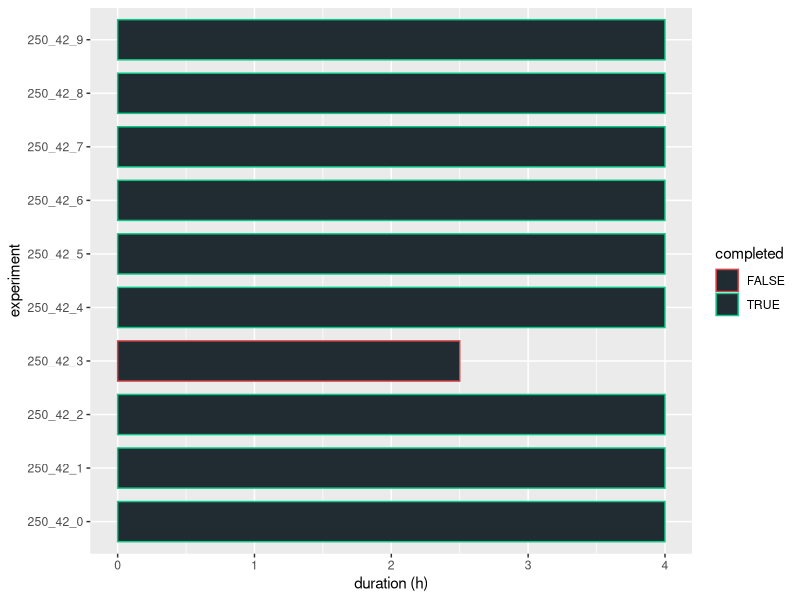
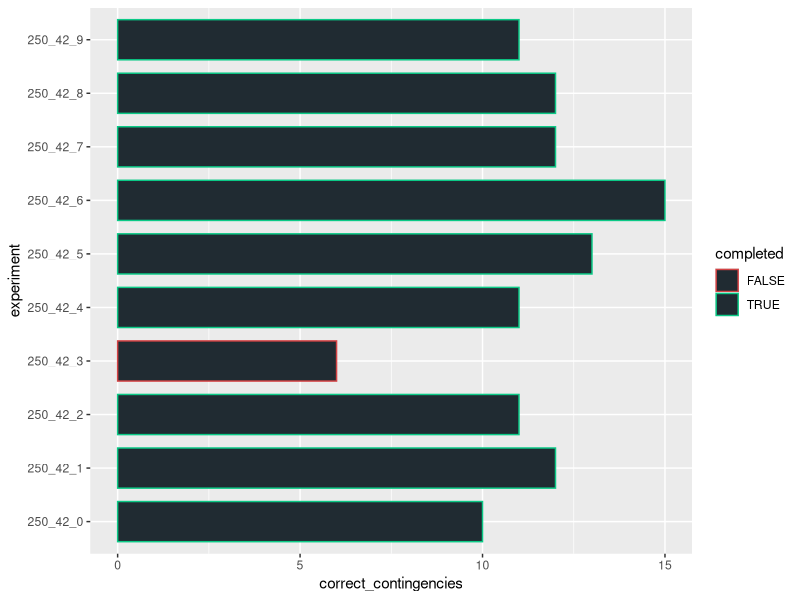
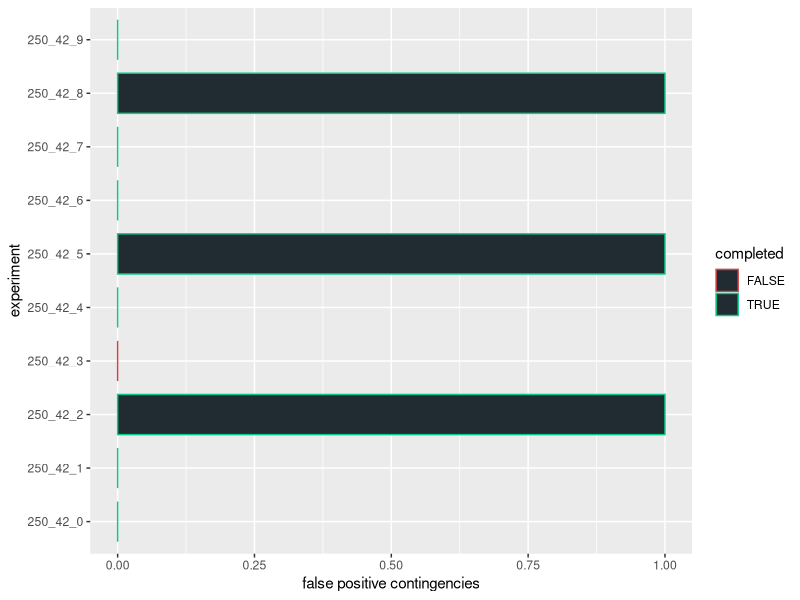
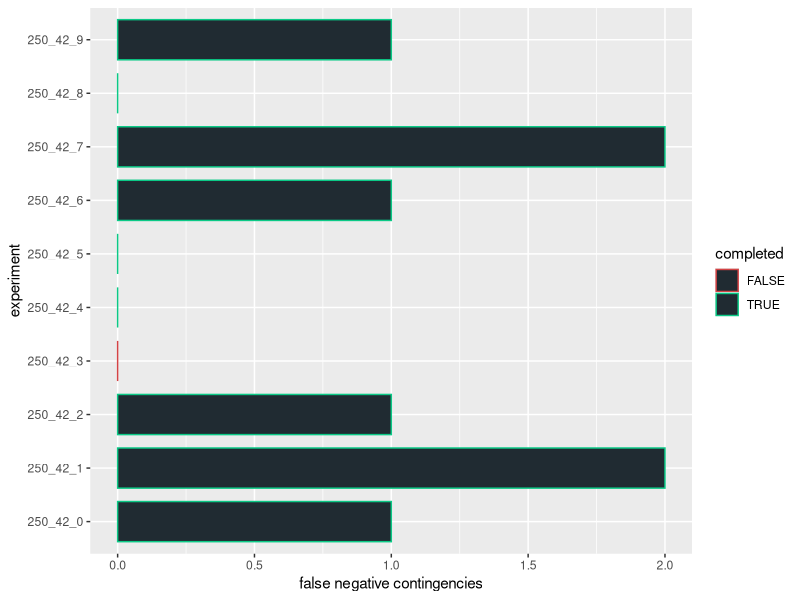
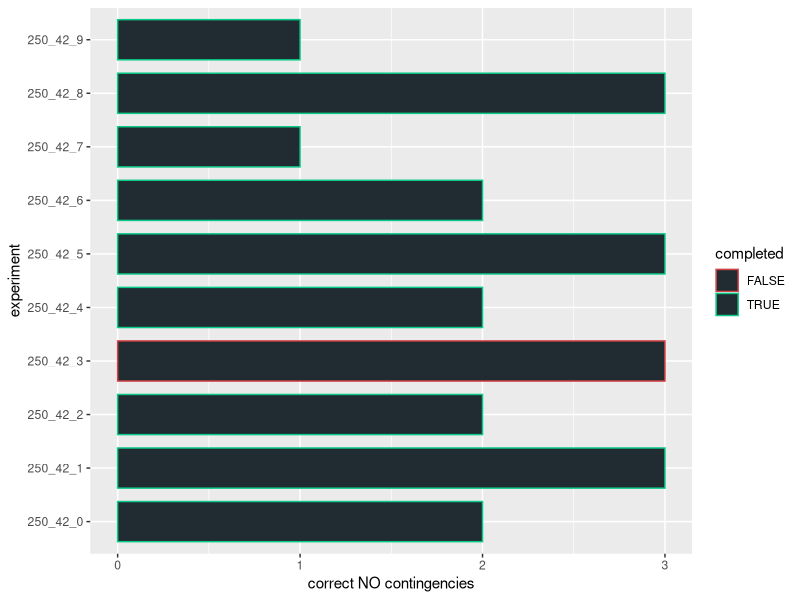
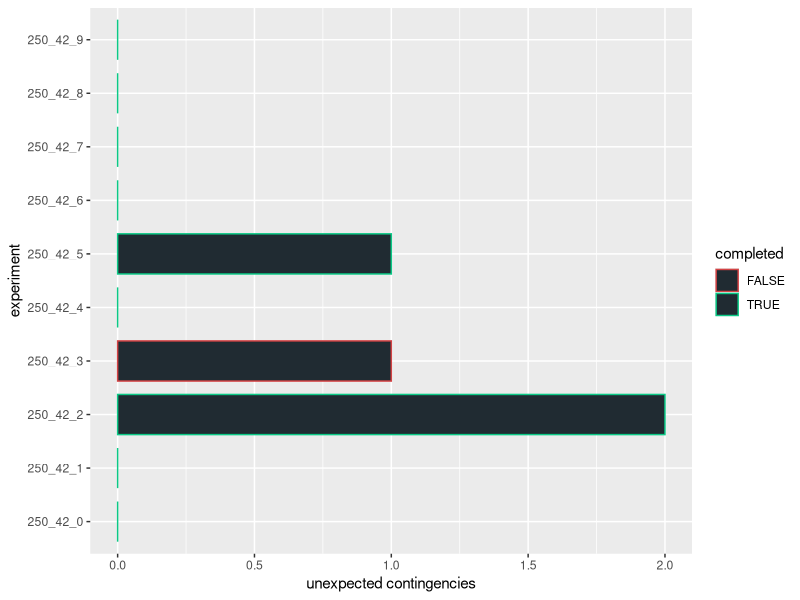
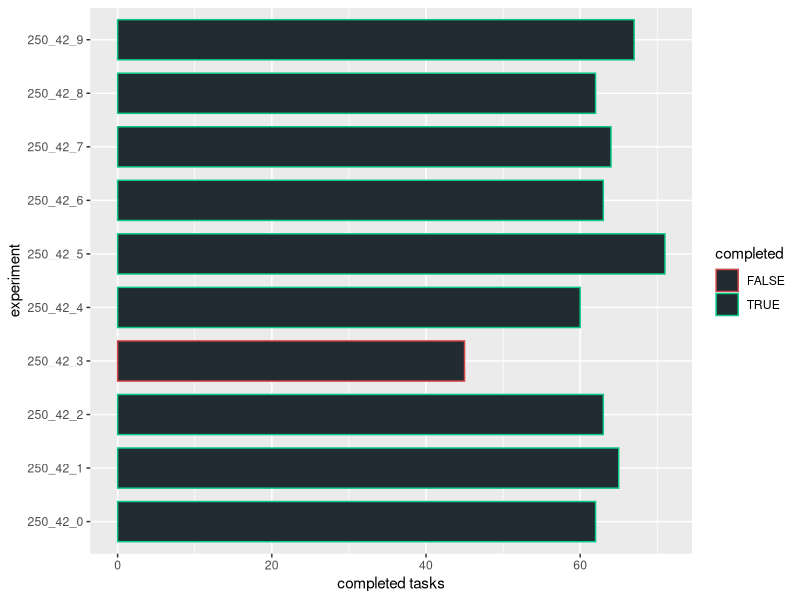
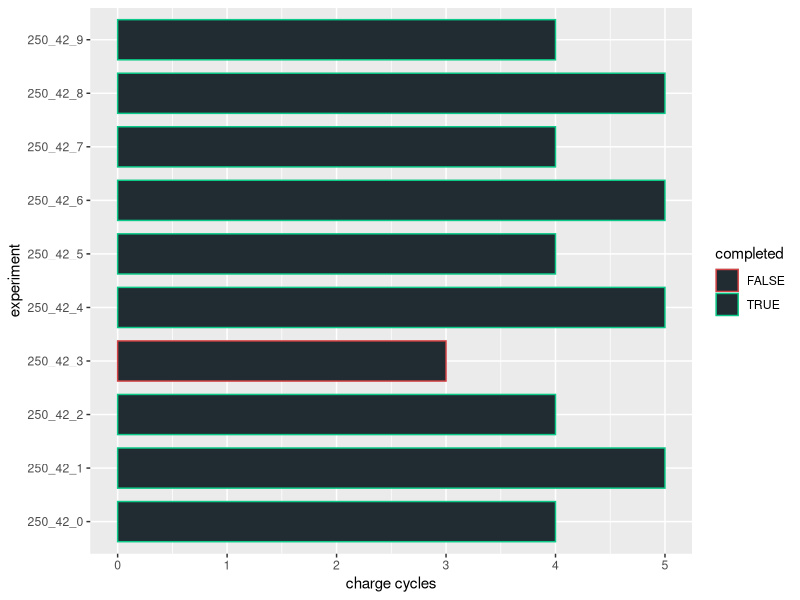

The R source for these figures, in order:
library(ggplot2)

######################################################################
################################ PLOTS ###############################
######################################################################

gen_plot <- function(plotPointsPre, y_name, x_name, filename) {
    finalPlot <- plotPointsPre + geom_bar(stat="identity", fill = c(rgb(32, 43, 50, maxColorValue = 255)), width=0.75) + coord_flip() + xlab(x_name) + ylab(y_name) + scale_color_manual(values=c("#d44345", "#0bc986"))
    ggsave(finalPlot, file = filename, width=6, height=4)
}

input <- read.csv(file = "placeholder.csv", header = TRUE, sep = ",")

gen_plot(ggplot(data = input, aes(x = experiment, y = duration, color = completed, group = completed)), "duration (h)", "experiment", "duration.png")
gen_plot(ggplot(data = input, aes(x = experiment, y = correct_contingencies, color = completed, group = completed)), "correct_contingencies", "experiment", "corr_cont.png")
gen_plot(ggplot(data = input, aes(x = experiment, y = false_positives, color = completed, group = completed)), "false positive contingencies", "experiment", "false_positives.png")
gen_plot(ggplot(data = input, aes(x = experiment, y = false_negatives, color = completed, group = completed)), "false negative contingencies", "experiment", "false_negatives.png")
gen_plot(ggplot(data = input, aes(x = experiment, y = correct_no_contingency, color = completed, group = completed)), "correct NO contingencies", "experiment", "correct_no_contingencies.png")
gen_plot(ggplot(data = input, aes(x = experiment, y = unexpected_contingencies, color = completed, group = completed)), "unexpected contingencies", "experiment", "unexpected_contingencies.png")
gen_plot(ggplot(data = input, aes(x = experiment, y = completed_tasks, color = completed, group = completed)), "completed tasks", "experiment", "completed_tasks.png")
gen_plot(ggplot(data = input, aes(x = experiment, y = charge_cycles, color = completed, group = completed)), "charge cycles", "experiment", "charge_cycles.png")
gen_plot(ggplot(data = input, aes(
        x = experiment, color = completed, group = completed,
        y = (correct_contingencies + correct_no_contingency) / (correct_contingencies + correct_no_contingency + false_positives + false_negatives + unexpected_contingencies) * 100
    )
), "expected response to fail sim (%)", "experiment", "expected_res.png")

######################################################################
############################## ANALYSIS ##############################
######################################################################

compute_avg_duration <- function() {
    costs <- subset(input, select = c(duration))
    return(round(mean(as.numeric(as.character(costs[["duration"]]))), digits = 2))
}

compute_avg_completed_tasks <- function() {
    costs <- subset(input, select = c(completed_tasks))
    return(round(mean(as.numeric(as.character(costs[["completed_tasks"]]))), digits = 2))
}

compute_avg_charge_cycles <- function() {
    costs <- subset(input, select = c(charge_cycles))
    return(round(mean(as.numeric(as.character(costs[["charge_cycles"]]))), digits = 2))
}

compute_avg_percentage_expected_response <- function() {
    costs <- subset(input, select = c(correct_contingencies, correct_no_contingency, false_negatives, false_positives, unexpected_contingencies))
    return(round(mean(as.numeric(as.character((
        (costs[["correct_contingencies"]] + costs[["correct_no_contingency"]]) /
        (costs[["correct_contingencies"]] + costs[["correct_no_contingency"]] + costs[["false_negatives"]] + costs[["false_positives"]] + costs[["unexpected_contingencies"]])
    ) * 100))), digits = 2))
}

paste("avg duration: ", compute_avg_duration(), "h")
paste("avg #completed_tasks: ", compute_avg_completed_tasks())
paste("avg #charge_cycles: ", compute_avg_charge_cycles())
paste("avg expected response to fail sim: ", compute_avg_percentage_expected_response(), "%")
